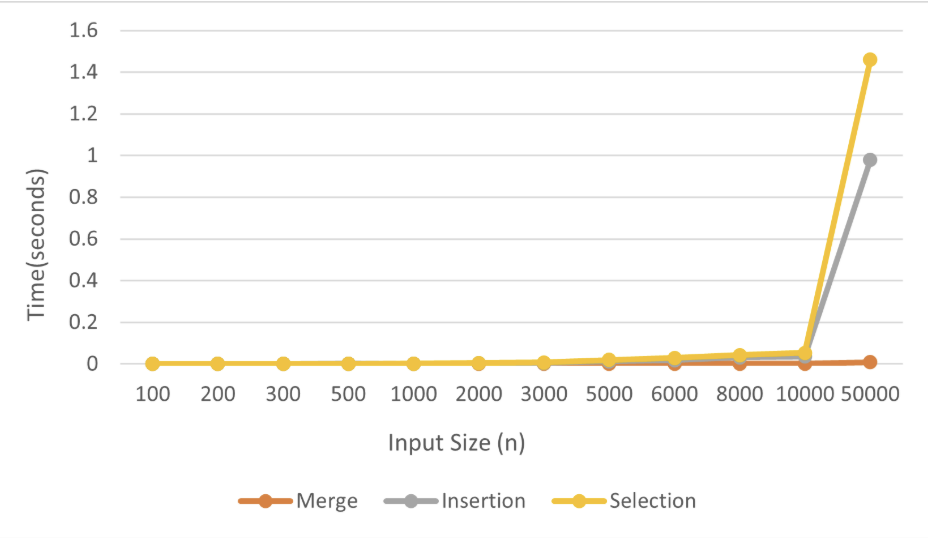
#> input picture backend/sample.jpg, 928 x 538 px; its folder holds only this picture in this run
$ python -i fft_preprocess.py   (imports and definitions only)
#> lines starting #> are read from the running program, lines starting #| are printed output that depends on the picture
"""
fft_preprocess.py - Reusable FFT preprocessing module.

Pipeline:
  1. Read image -> convert to Y-channel (YCbCr) or grayscale
  2. Resize to image_size x image_size
  3. Cast to float32
  4. 2D FFT -> fftshift -> magnitude -> log(1 + magnitude)
  5. Optional: soft radial high-frequency emphasis
  6. Normalize (dataset-level or sample-level)

All settings are driven by FFTConfig from fft_config.py.
"""

from __future__ import annotations

import json
from pathlib import Path
from typing import Optional, Tuple

import numpy as np
from PIL import Image


# ---------------------------------------------------------------------------
# Core transform (operates on numpy arrays)
# ---------------------------------------------------------------------------

def image_to_fft_spectrum(
    img_or_path: str | Path | np.ndarray | Image.Image,
    image_size: int = 224,
    channel_mode: str = "ycbcr_y",
) -> np.ndarray:
    """
    Load image and convert to log-magnitude FFT spectrum.

    Returns:
        spectrum: float32 ndarray of shape (image_size, image_size), unnormalised.
    """
#> called with img_or_path = '../backend/sample.jpg', image_size = 224, channel_mode = 'ycbcr_y'
    opened_img = None
    if isinstance(img_or_path, np.ndarray):
        img = Image.fromarray(img_or_path)
    elif isinstance(img_or_path, Image.Image):
        img = img_or_path
    else:
        opened_img = Image.open(img_or_path)
#> opened_img is the input picture: PIL image 928x538 RGBA; mean R, G, B, A 251.2, 250.3, 248.3, 255
        img = opened_img

    try:
        img = img.convert("RGB")
        img = img.resize((image_size, image_size), Image.BILINEAR)
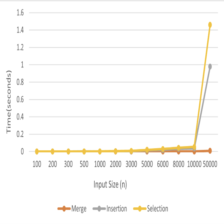
#> img: PIL image 224x224 RGB; mean R, G, B 251.2, 250.3, 248.3

        if channel_mode == "ycbcr_y":
            # Extract luminance channel only - contains most structural artifacts
            arr = np.array(img.convert("YCbCr"), dtype=np.float32)[..., 0]
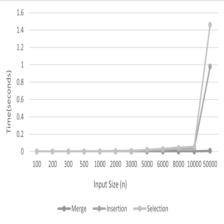
#> arr: shape (224, 224) float32; min 142, max 255, mean 250.3
        else:
            # Grayscale fallback
            arr = np.array(img.convert("L"), dtype=np.float32)
    finally:
        if opened_img is not None:
            opened_img.close()

    # 2D FFT -> center zero-frequency -> magnitude -> log-scale
    spectrum = np.fft.fft2(arr)
    spectrum = np.fft.fftshift(spectrum)
    magnitude = np.abs(spectrum)
    log_mag = np.log1p(magnitude)  # log(1 + magnitude)
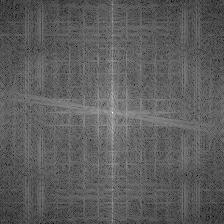
#> log_mag: shape (224, 224) float64; min 1.26, max 16.35, mean 6.79; drawn with min black and max white

    return log_mag.astype(np.float32)


# ---------------------------------------------------------------------------
# Optional radial high-frequency emphasis
# ---------------------------------------------------------------------------

# [21 lines left out: function build_radial_emphasis_mask, not called in this run]


def apply_radial_emphasis(spectrum: np.ndarray, mask: np.ndarray) -> np.ndarray:
    """Element-wise multiply spectrum with emphasis mask."""
    return spectrum * mask


# ---------------------------------------------------------------------------
# Sample-level normalization
# ---------------------------------------------------------------------------

# [29 lines left out: functions normalize_sample, compute_dataset_stats, save_stats, load_stats, not called in this run]


def normalize_dataset(spectrum: np.ndarray, mean: float, std: float) -> np.ndarray:
    return (spectrum - mean) / std


# ---------------------------------------------------------------------------
# Full preprocessing function (single image entry point)
# ---------------------------------------------------------------------------

# [29 lines left out: function preprocess_image, not called in this run]

>>> result = image_to_fft_spectrum('../backend/sample.jpg')
